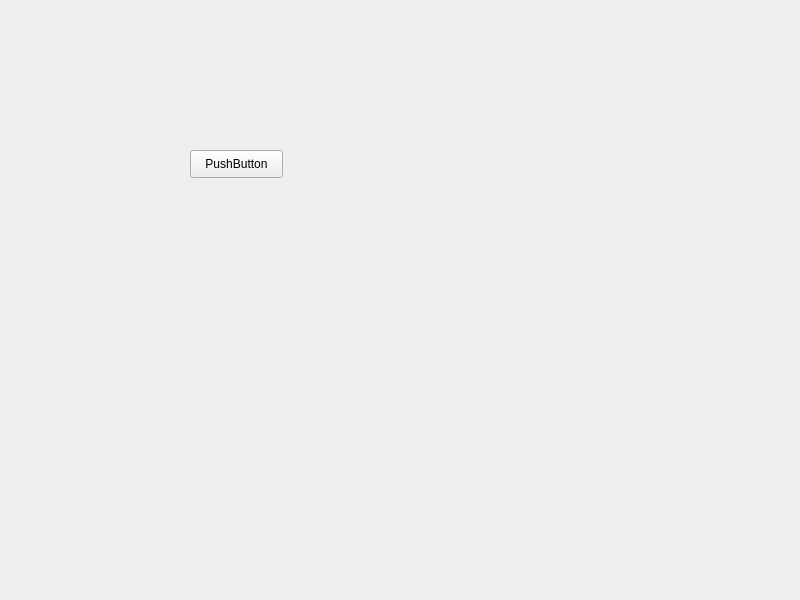
<?xml version="1.0" encoding="UTF-8"?>
<ui version="4.0">
 <class>Widget</class>
 <widget class="QWidget" name="Widget">
  <property name="geometry">
   <rect>
    <x>0</x>
    <y>0</y>
    <width>800</width>
    <height>600</height>
   </rect>
  </property>
  <property name="windowTitle">
   <string>Widget</string>
  </property>
  <widget class="QPushButton" name="pushButton">
   <property name="geometry">
    <rect>
     <x>190</x>
     <y>150</y>
     <width>93</width>
     <height>28</height>
    </rect>
   </property>
   <property name="text">
    <string>PushButton</string>
   </property>
  </widget>
 </widget>
 <resources/>
 <connections>
  <connection>
   <sender>pushButton</sender>
   <signal>clicked()</signal>
   <receiver>Widget</receiver>
   <slot>close()</slot>
   <hints>
    <hint type="sourcelabel">
     <x>263</x>
     <y>168</y>
    </hint>
    <hint type="destinationlabel">
     <x>370</x>
     <y>273</y>
    </hint>
   </hints>
  </connection>
 </connections>
</ui>
